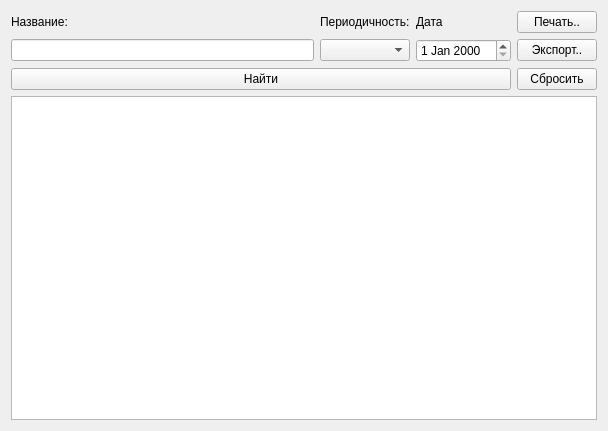
<?xml version="1.0" encoding="UTF-8"?>
<ui version="4.0">
 <class>Form</class>
 <widget class="QWidget" name="Form">
  <property name="geometry">
   <rect>
    <x>0</x>
    <y>0</y>
    <width>608</width>
    <height>431</height>
   </rect>
  </property>
  <property name="windowTitle">
   <string>Сформировать график отчетов</string>
  </property>
  <layout class="QHBoxLayout" name="horizontalLayout">
   <item>
    <layout class="QGridLayout" name="gridLayout">
     <item row="1" column="2">
      <widget class="QDateEdit" name="dateEdit"/>
     </item>
     <item row="2" column="0" colspan="3">
      <widget class="QPushButton" name="pushButton">
       <property name="text">
        <string>Найти</string>
       </property>
       <property name="shortcut">
        <string>Return</string>
       </property>
      </widget>
     </item>
     <item row="1" column="1">
      <widget class="QComboBox" name="comboBox"/>
     </item>
     <item row="0" column="1">
      <widget class="QLabel" name="label_2">
       <property name="text">
        <string>Периодичность:</string>
       </property>
      </widget>
     </item>
     <item row="1" column="0">
      <widget class="QLineEdit" name="lineEdit"/>
     </item>
     <item row="0" column="0">
      <widget class="QLabel" name="label">
       <property name="text">
        <string>Название:</string>
       </property>
      </widget>
     </item>
     <item row="0" column="2">
      <widget class="QLabel" name="label_3">
       <property name="text">
        <string>Дата</string>
       </property>
      </widget>
     </item>
     <item row="0" column="3">
      <widget class="QPushButton" name="pushButton_2">
       <property name="text">
        <string>Печать..</string>
       </property>
       <property name="shortcut">
        <string>Meta+P</string>
       </property>
      </widget>
     </item>
     <item row="1" column="3">
      <widget class="QPushButton" name="pushButton_3">
       <property name="text">
        <string>Экспорт..</string>
       </property>
       <property name="shortcut">
        <string>Meta+S</string>
       </property>
      </widget>
     </item>
     <item row="3" column="0" colspan="4">
      <widget class="QTableWidget" name="tableWidget">
       <property name="editTriggers">
        <set>QAbstractItemView::AnyKeyPressed|QAbstractItemView::DoubleClicked|QAbstractItemView::EditKeyPressed|QAbstractItemView::SelectedClicked</set>
       </property>
      </widget>
     </item>
     <item row="2" column="3">
      <widget class="QPushButton" name="pushButton_4">
       <property name="text">
        <string>Сбросить</string>
       </property>
      </widget>
     </item>
    </layout>
   </item>
  </layout>
 </widget>
 <resources/>
 <connections/>
</ui>
